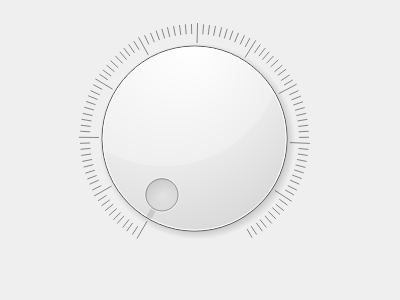
<?xml version="1.0" encoding="UTF-8"?>
<ui version="4.0">
 <class>Mididial</class>
 <widget class="QWidget" name="Mididial">
  <property name="geometry">
   <rect>
    <x>0</x>
    <y>0</y>
    <width>400</width>
    <height>300</height>
   </rect>
  </property>
  <property name="touch midi dial" stdset="0">
   <string>Form</string>
  </property>
  <widget class="QDial" name="dial">
   <property name="geometry">
    <rect>
     <x>19</x>
     <y>23</y>
     <width>351</width>
     <height>231</height>
    </rect>
   </property>
   <property name="notchesVisible">
    <bool>true</bool>
   </property>
  </widget>
 </widget>
 <resources/>
 <connections/>
</ui>
